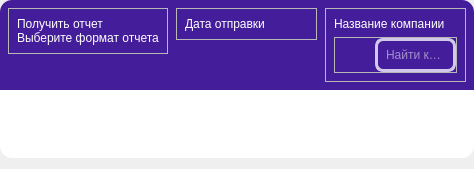
           <widget class="QWidget" name="ready_page">
            <property name="styleSheet">
             <string notr="true">border-bottom-left: 12;
border-bottom-right: 12;</string>
            </property>
            <layout class="QVBoxLayout" name="verticalLayout_6">
             <property name="spacing">
              <number>0</number>
             </property>
             <property name="leftMargin">
              <number>0</number>
             </property>
             <property name="topMargin">
              <number>0</number>
             </property>
             <property name="rightMargin">
              <number>0</number>
             </property>
             <item>
              <widget class="QFrame" name="ready_header_frame">
               <property name="styleSheet">
                <string notr="true">#ready_header_frame{
background-color: rgb(68, 29, 154);
border-top-right-radius: 12;
border-top-left-radius: 12;
}
QLabel{
	color: white;
	font: 14pt &quot;Roboto&quot;;
}</string>
               </property>
               <property name="frameShape">
                <enum>QFrame::StyledPanel</enum>
               </property>
               <property name="frameShadow">
                <enum>QFrame::Raised</enum>
               </property>
               <layout class="QHBoxLayout" name="horizontalLayout_5" stretch="1,1,1">
                <property name="spacing">
                 <number>8</number>
                </property>
                <property name="leftMargin">
                 <number>8</number>
                </property>
                <property name="topMargin">
                 <number>8</number>
                </property>
                <property name="rightMargin">
                 <number>8</number>
                </property>
                <property name="bottomMargin">
                 <number>8</number>
                </property>
                <item alignment="Qt::AlignTop">
                 <widget class="QFrame" name="frame_7">
                  <property name="frameShape">
                   <enum>QFrame::StyledPanel</enum>
                  </property>
                  <property name="frameShadow">
                   <enum>QFrame::Raised</enum>
                  </property>
                  <layout class="QVBoxLayout" name="verticalLayout_7" stretch="1,1">
                   <property name="spacing">
                    <number>0</number>
                   </property>
                   <property name="leftMargin">
                    <number>8</number>
                   </property>
                   <property name="topMargin">
                    <number>8</number>
                   </property>
                   <property name="rightMargin">
                    <number>8</number>
                   </property>
                   <property name="bottomMargin">
                    <number>8</number>
                   </property>
                   <item alignment="Qt::AlignBottom">
                    <widget class="QLabel" name="label_6">
                     <property name="text">
                      <string>Получить отчет</string>
                     </property>
                    </widget>
                   </item>
                   <item alignment="Qt::AlignTop">
                    <widget class="QLabel" name="label_7">
                     <property name="styleSheet">
                      <string notr="true">font: 300 10pt &quot;Roboto Light&quot;;</string>
                     </property>
                     <property name="text">
                      <string>Выберите формат отчета</string>
                     </property>
                    </widget>
                   </item>
                  </layout>
                 </widget>
                </item>
                <item alignment="Qt::AlignTop">
                 <widget class="QFrame" name="frame_9">
                  <property name="frameShape">
                   <enum>QFrame::StyledPanel</enum>
                  </property>
                  <property name="frameShadow">
                   <enum>QFrame::Raised</enum>
                  </property>
                  <layout class="QVBoxLayout" name="verticalLayout_8">
                   <property name="leftMargin">
                    <number>8</number>
                   </property>
                   <property name="topMargin">
                    <number>8</number>
                   </property>
                   <property name="rightMargin">
                    <number>8</number>
                   </property>
                   <property name="bottomMargin">
                    <number>8</number>
                   </property>
                   <item alignment="Qt::AlignTop">
                    <widget class="QLabel" name="label_5">
                     <property name="text">
                      <string>Дата отправки</string>
                     </property>
                    </widget>
                   </item>
                  </layout>
                 </widget>
                </item>
                <item alignment="Qt::AlignTop">
                 <widget class="QFrame" name="frame_10">
                  <property name="frameShape">
                   <enum>QFrame::StyledPanel</enum>
                  </property>
                  <property name="frameShadow">
                   <enum>QFrame::Raised</enum>
                  </property>
                  <layout class="QVBoxLayout" name="verticalLayout_9">
                   <property name="leftMargin">
                    <number>8</number>
                   </property>
                   <property name="topMargin">
                    <number>8</number>
                   </property>
                   <property name="rightMargin">
                    <number>8</number>
                   </property>
                   <property name="bottomMargin">
                    <number>8</number>
                   </property>
                   <item>
                    <widget class="QLabel" name="label_4">
                     <property name="text">
                      <string>Название компании</string>
                     </property>
                    </widget>
                   </item>
                   <item>
                    <widget class="QFrame" name="frame_11">
                     <property name="frameShape">
                      <enum>QFrame::StyledPanel</enum>
                     </property>
                     <property name="frameShadow">
                      <enum>QFrame::Raised</enum>
                     </property>
                     <layout class="QHBoxLayout" name="horizontalLayout_6" stretch="1,10">
                      <property name="spacing">
                       <number>0</number>
                      </property>
                      <property name="leftMargin">
                       <number>0</number>
                      </property>
                      <property name="topMargin">
                       <number>0</number>
                      </property>
                      <property name="rightMargin">
                       <number>0</number>
                      </property>
                      <property name="bottomMargin">
                       <number>0</number>
                      </property>
                      <item>
                       <widget class="QPushButton" name="pb_find_all">
                        <property name="text">
                         <string/>
                        </property>
                        <property name="icon">
                         <iconset resource="res.qrc">
                          <normaloff>:/icons/assets/icons/search_icon.svg</normaloff>:/icons/assets/icons/search_icon.svg</iconset>
                        </property>
                        <property name="iconSize">
                         <size>
                          <width>24</width>
                          <height>24</height>
                         </size>
                        </property>
                        <property name="autoDefault">
                         <bool>false</bool>
                        </property>
                        <property name="default">
                         <bool>false</bool>
                        </property>
                        <property name="flat">
                         <bool>true</bool>
                        </property>
                       </widget>
                      </item>
                      <item>
                       <widget class="QLineEdit" name="lineEdit">
                        <property name="styleSheet">
                         <string notr="true">QLineEdit{
	font: 500 12pt &quot;Roboto&quot;;
	background-color: rgb(68, 29, 154);
	border: 3px solid rgb(210, 201, 234);
	padding: 6;
	color: rgb(255, 255, 255);
	border-radius: 8
}</string>
                        </property>
                        <property name="frame">
                         <bool>true</bool>
                        </property>
                        <property name="placeholderText">
                         <string>Найти компанию</string>
                        </property>
                        <property name="cursorMoveStyle">
                         <enum>Qt::LogicalMoveStyle</enum>
                        </property>
                        <property name="clearButtonEnabled">
                         <bool>false</bool>
                        </property>
                       </widget>
                      </item>
                     </layout>
                    </widget>
                   </item>
                  </layout>
                 </widget>
                </item>
               </layout>
              </widget>
             </item>
             <item>
              <widget class="QScrollArea" name="scrollArea">
               <property name="layoutDirection">
                <enum>Qt::LeftToRight</enum>
               </property>
               <property name="styleSheet">
                <string notr="true">#scrollArea{
border-bottom-right-radius: 12;
border-bottom-left-radius: 12;
background-color: white;
}</string>
               </property>
               <property name="frameShape">
                <enum>QFrame::NoFrame</enum>
               </property>
               <property name="frameShadow">
                <enum>QFrame::Plain</enum>
               </property>
               <property name="lineWidth">
                <number>0</number>
               </property>
               <property name="horizontalScrollBarPolicy">
                <enum>Qt::ScrollBarAlwaysOff</enum>
               </property>
               <property name="widgetResizable">
                <bool>true</bool>
               </property>
               <property name="alignment">
                <set>Qt::AlignRight|Qt::AlignTrailing|Qt::AlignVCenter</set>
               </property>
               <widget class="QWidget" name="widget">
                <property name="geometry">
                 <rect>
                  <x>0</x>
                  <y>0</y>
                  <width>83</width>
                  <height>16</height>
                 </rect>
                </property>
                <property name="styleSheet">
                 <string notr="true">border-bottom-right-radius: 12;
border-bottom-left-radius: 12;</string>
                </property>
                <layout class="QVBoxLayout" name="vl_ready">
                 <property name="spacing">
                  <number>0</number>
                 </property>
                 <property name="leftMargin">
                  <number>8</number>
                 </property>
                 <property name="topMargin">
                  <number>8</number>
                 </property>
                 <property name="rightMargin">
                  <number>8</number>
                 </property>
                 <property name="bottomMargin">
                  <number>8</number>
                 </property>
                </layout>
               </widget>
              </widget>
             </item>
            </layout>
           </widget>
